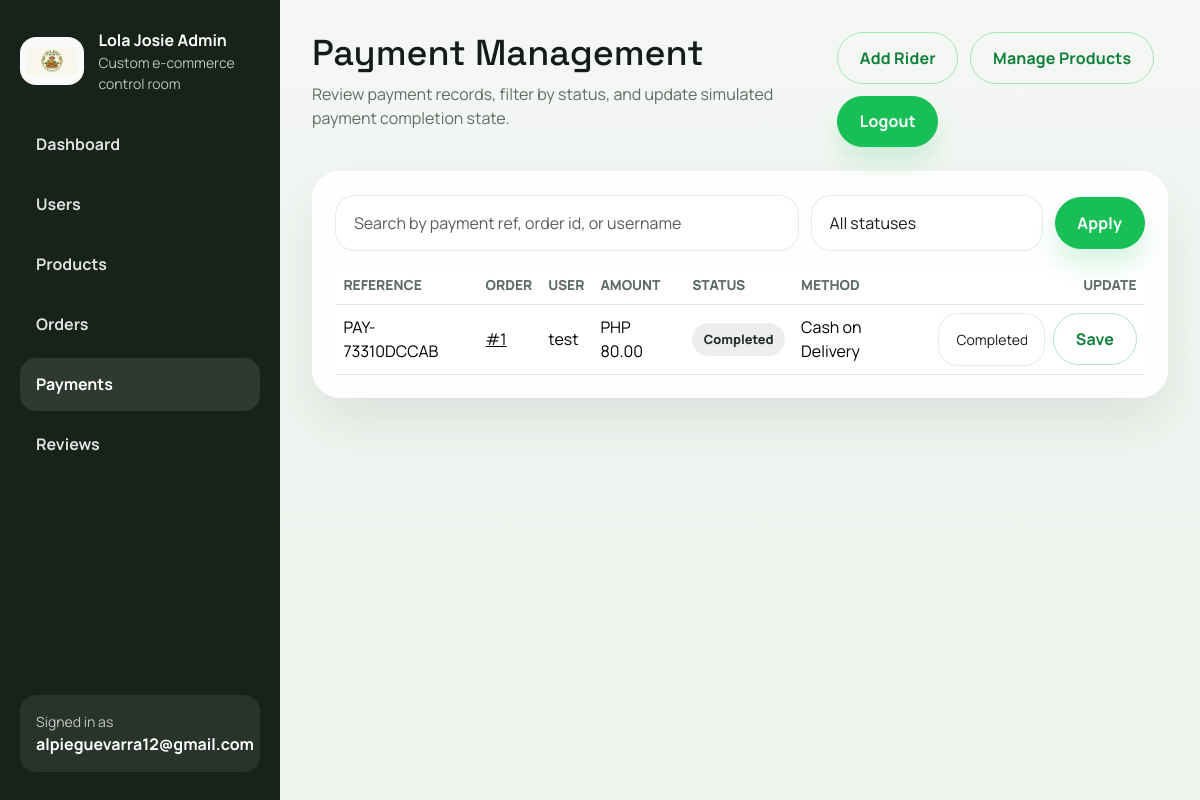
The page /admin-dashboard/payments/ (signed in) on the database as committed earlier.
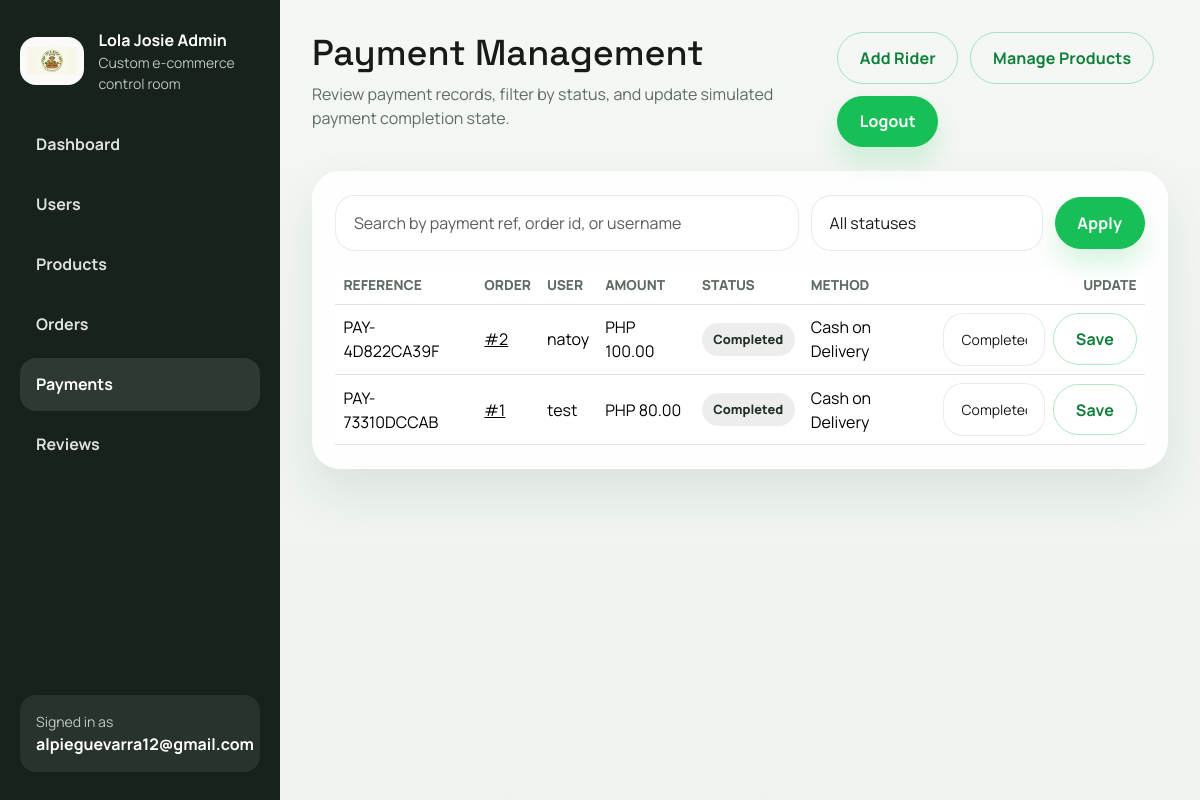
The same page on the database as committed later.
### orders/models.py (models this page shows, shortened)
class Payment(models.Model):
    class Status(models.TextChoices):
        PENDING = "Pending", "Pending"
        COMPLETED = "Completed", "Completed"
    order = models.OneToOneField(Order, on_delete=models.CASCADE, related_name="payment")
    user = models.ForeignKey(
        settings.AUTH_USER_MODEL,
        on_delete=models.CASCADE,
        related_name="payments",
    )
    amount = models.DecimalField(max_digits=10, decimal_places=2)
    payment_method = models.CharField(
        max_length=30,
        choices=Order.PaymentMethod.choices,
        default=Order.PaymentMethod.COD,
    )
    status = models.CharField(
        max_length=20,
        choices=Status.choices,
        default=Status.PENDING,
    )
    reference = models.CharField(max_length=20, unique=True, default=generate_payment_reference)
    notes = models.TextField(blank=True)
    created_at = models.DateTimeField(auto_now_add=True)
    updated_at = models.DateTimeField(auto_now=True)
    class Meta:
        ordering = ["-created_at"]

### users/admin_views.py (the view)
# urls.py: path("payments/", admin_views.payment_list, name="payment_list"),
@admin_required
def payment_list(request):
    status_filter = request.GET.get("status", "").strip()
    query = request.GET.get("q", "").strip()
    payments = Payment.objects.select_related("order", "user").order_by("-created_at")
    if status_filter:
        payments = payments.filter(status=status_filter)
    if query:
        query_filter = Q(reference__icontains=query) | Q(user__username__icontains=query) | Q(order__full_name__icontains=query)
        if query.isdigit():
            query_filter |= Q(order_id=int(query))
        payments = payments.filter(query_filter)
    page_obj = paginate_queryset(request, payments, per_page=12)
    return render(
        request,
        "admin_dashboard/payments/list.html",
        {
            "page_obj": page_obj,
            "status_filter": status_filter,
            "query": query,
            "querystring": querystring_without_page(request),
            "status_choices": Payment.Status.choices,
            "payment_form": AdminPaymentStatusForm(),
            "section": "payments",
        },
    )

### users/admin_forms.py
class AdminPaymentStatusForm(AdminStyledFormMixin, forms.ModelForm):
    class Meta:
        model = Payment
        fields = ("status", "notes")
        widgets = {
            "notes": forms.Textarea(attrs={"rows": 3}),
        }
    def __init__(self, *args, **kwargs):
        super().__init__(*args, **kwargs)
        self.apply_bootstrap()

### cart/cart.py (called while the page is built)
    def __len__(self):
        return sum(self.cart.values())

### cart/context_processors.py (called while the page is built)
def cart_summary(request):
    return {"cart_item_count": len(Cart(request))}

### config/context_processors.py (called while the page is built)
def site_meta(request):
    return {
        "site_name": settings.SITE_NAME,
        "site_tagline": settings.SITE_TAGLINE,
    }

### orders/models.py (called while the page is built)
def generate_payment_reference():
    return f"PAY-{uuid4().hex[:10].upper()}"

### users/admin_access.py (called while the page is built)
def is_admin_user(user):
    return user.is_authenticated and (user.is_staff or user.is_superuser)

def admin_required(view_func):
    @wraps(view_func)
    @login_required(login_url="login")
    def wrapped_view(request, *args, **kwargs):
        if not is_admin_user(request.user):
            messages.error(request, "You do not have permission to access the admin dashboard.")
            return redirect("products:product_list")
        return view_func(request, *args, **kwargs)
    return wrapped_view

### templates/admin_dashboard/payments/list.html (shortened to what this page needs)
{% extends "admin_dashboard/base_admin.html" %}
{% block admin_title %}Payment Management{% endblock %}
{% block admin_intro %}Review payment records, filter by status, and update simulated payment completion state.{% endblock %}
{% block admin_content %}
<section class="admin-panel">
    <form method="get" class="admin-toolbar admin-toolbar--filters">
        <div class="admin-toolbar__search">
            <input type="text" name="q" class="form-control" value="{{ query }}" placeholder="Search by payment ref, order id, or username">
        </div>
        <select name="status" class="form-select">
            <option value="">All statuses</option>
        </select>
        <button type="submit" class="btn btn-success">Apply</button>
    </form>
    <div class="table-responsive">
        <table class="table admin-table align-middle">
            <thead>
                <tr>
                    <th>Reference</th>
                    <th>Order</th>
                    <th>User</th>
                    <th>Amount</th>
                    <th>Status</th>
                    <th>Method</th>
                    <th class="text-end">Update</th>
                </tr>
            </thead>
            <tbody>
                {% for payment in page_obj %}
                    <tr>
                        <td>{{ payment.reference }}</td>
                        <td><a href="{% url 'admin_dashboard:order_detail' payment.order_id %}">#{{ payment.order_id }}</a></td>
                        <td>{{ payment.user.username }}</td>
                        <td>PHP {{ payment.amount }}</td>
                        <td><span class="admin-badge admin-badge--neutral">{{ payment.status }}</span></td>
                        <td>{{ payment.payment_method }}</td>
                        <td class="text-end">
                            <form method="post" action="{% url 'admin_dashboard:payment_update_status' payment.id %}" class="admin-inline-form">
                                <select name="status" class="form-select form-select-sm">
                                    {% for value, label in status_choices %}
                                        <option value="{{ value }}" {% if payment.status == value %}selected{% endif %}>{{ label }}</option>
                                    {% endfor %}
                                </select>
                                <button type="submit" class="btn btn-outline-success">Save</button>
                            </form>
                        </td>
                    </tr>
                {% empty %}
                    <tr>
                        <td colspan="7" class="text-center text-secondary py-4">No payments matched the current filters.</td>
                    </tr>
                {% endfor %}
            </tbody>
        </table>
    </div>
</section>
{% endblock %}

Rows that differ between the two databases and show on the page:
added Payment: reference "PAY-4D822CA39F", order_id "2", user.username "natoy", amount "100.00", status "Completed", payment_method "Cash on Delivery"
